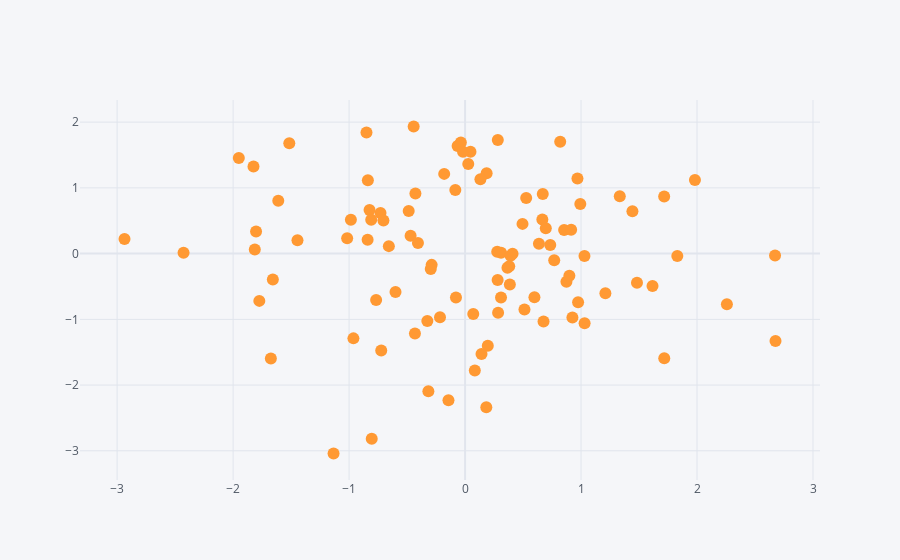

Source (notebook cell):
### Code cell
df.iplot(x='A',y='B',mode='markers')
